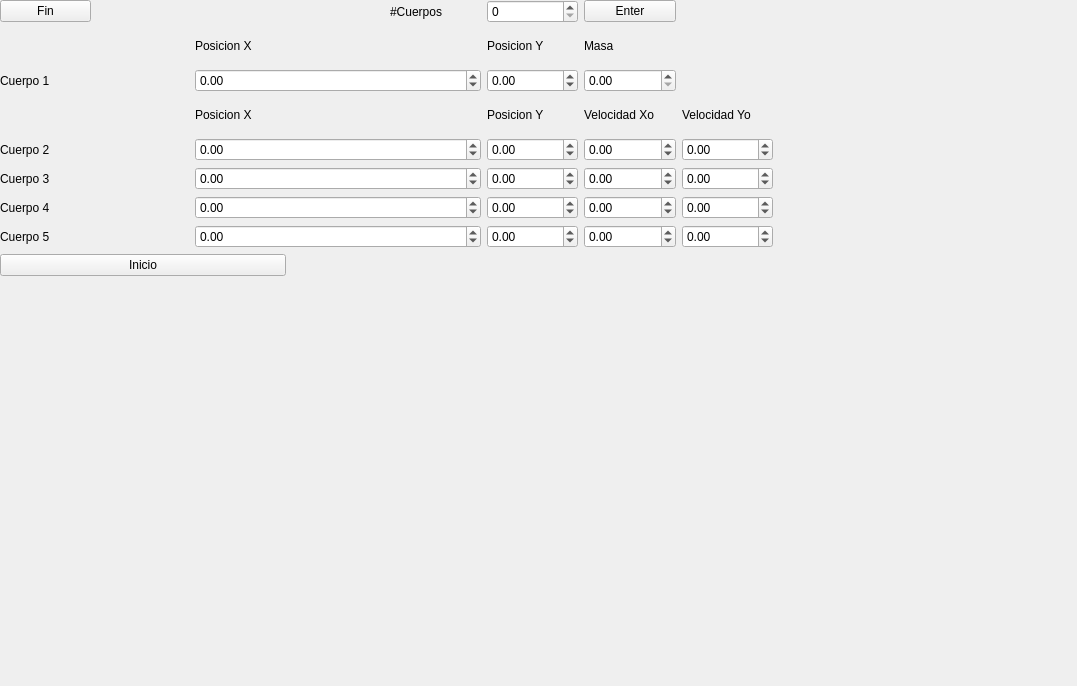
<?xml version="1.0" encoding="UTF-8"?>
<ui version="4.0">
 <class>MainWindow</class>
 <widget class="QMainWindow" name="MainWindow">
  <property name="geometry">
   <rect>
    <x>0</x>
    <y>0</y>
    <width>1077</width>
    <height>686</height>
   </rect>
  </property>
  <property name="windowTitle">
   <string>MainWindow</string>
  </property>
  <widget class="QWidget" name="centralwidget">
   <widget class="QWidget" name="layoutWidget">
    <property name="geometry">
     <rect>
      <x>0</x>
      <y>0</y>
      <width>773</width>
      <height>276</height>
     </rect>
    </property>
    <layout class="QGridLayout" name="gridLayout">
     <item row="7" column="6">
      <widget class="QDoubleSpinBox" name="VX5">
       <property name="minimum">
        <double>-99999999999999995280522225138166806691251291352861698530421623488512.000000000000000</double>
       </property>
       <property name="maximum">
        <double>100000000000000004384584304507619735463404765184.000000000000000</double>
       </property>
      </widget>
     </item>
     <item row="0" column="5">
      <widget class="QSpinBox" name="numeroc"/>
     </item>
     <item row="6" column="5">
      <widget class="QDoubleSpinBox" name="Y4">
       <property name="minimum">
        <double>-99999999999999999322094867436162797646170844194406400.000000000000000</double>
       </property>
       <property name="maximum">
        <double>100000000000000000620008645040778319495168.000000000000000</double>
       </property>
      </widget>
     </item>
     <item row="4" column="0" colspan="2">
      <widget class="QLabel" name="cuerpo2">
       <property name="text">
        <string>Cuerpo 2</string>
       </property>
      </widget>
     </item>
     <item row="6" column="0" colspan="2">
      <widget class="QLabel" name="cuerpo4">
       <property name="text">
        <string>Cuerpo 4</string>
       </property>
      </widget>
     </item>
     <item row="3" column="5">
      <widget class="QLabel" name="y">
       <property name="text">
        <string>Posicion Y</string>
       </property>
      </widget>
     </item>
     <item row="1" column="5">
      <widget class="QLabel" name="y2">
       <property name="text">
        <string>Posicion Y</string>
       </property>
      </widget>
     </item>
     <item row="1" column="6">
      <widget class="QLabel" name="masa2">
       <property name="text">
        <string>Masa</string>
       </property>
      </widget>
     </item>
     <item row="3" column="7">
      <widget class="QLabel" name="vy">
       <property name="text">
        <string>Velocidad Yo</string>
       </property>
      </widget>
     </item>
     <item row="3" column="2" colspan="2">
      <widget class="QLabel" name="x">
       <property name="text">
        <string>Posicion X</string>
       </property>
      </widget>
     </item>
     <item row="7" column="5">
      <widget class="QDoubleSpinBox" name="Y5">
       <property name="minimum">
        <double>-99999999999999996863366107917975552.000000000000000</double>
       </property>
       <property name="maximum">
        <double>9999999999999999538762658202121142272.000000000000000</double>
       </property>
      </widget>
     </item>
     <item row="1" column="2">
      <widget class="QLabel" name="x2">
       <property name="text">
        <string>Posicion X</string>
       </property>
      </widget>
     </item>
     <item row="6" column="6">
      <widget class="QDoubleSpinBox" name="VX4">
       <property name="minimum">
        <double>-100000000000000007629769841091887003294964970946560.000000000000000</double>
       </property>
       <property name="maximum">
        <double>10000000000000000102350670204085511496304388135324745728.000000000000000</double>
       </property>
      </widget>
     </item>
     <item row="4" column="7">
      <widget class="QDoubleSpinBox" name="Vyo">
       <property name="minimum">
        <double>-10000000000000000470601344959054695891559601407866630764278709534898249531392.000000000000000</double>
       </property>
       <property name="maximum">
        <double>999999999999999926539781176481198923508803215199467887262646419780362305536.000000000000000</double>
       </property>
      </widget>
     </item>
     <item row="0" column="0">
      <widget class="QPushButton" name="pushButton_2">
       <property name="text">
        <string>Fin</string>
       </property>
      </widget>
     </item>
     <item row="4" column="6">
      <widget class="QDoubleSpinBox" name="Vxo">
       <property name="minimum">
        <double>-10000000000000000139372116959414099130712064.000000000000000</double>
       </property>
       <property name="maximum">
        <double>10000000000000000102350670204085511496304388135324745728.000000000000000</double>
       </property>
      </widget>
     </item>
     <item row="5" column="6">
      <widget class="QDoubleSpinBox" name="VX3">
       <property name="minimum">
        <double>-9999999999999999493871352970740188669636450110134100730839040.000000000000000</double>
       </property>
       <property name="maximum">
        <double>10000000000000000213204190094543968723012578712679649467743338496.000000000000000</double>
       </property>
      </widget>
     </item>
     <item row="4" column="5">
      <widget class="QDoubleSpinBox" name="Yo">
       <property name="minimum">
        <double>-99999999999999999322094867436162797646170844194406400.000000000000000</double>
       </property>
       <property name="maximum">
        <double>10000000000000000146306952306748730309700429878646550592786107871697963642511482159104.000000000000000</double>
       </property>
      </widget>
     </item>
     <item row="7" column="7">
      <widget class="QDoubleSpinBox" name="VY5">
       <property name="minimum">
        <double>-9999999999999999931398190359470212947659194368.000000000000000</double>
       </property>
       <property name="maximum">
        <double>1000000000000000048346692115553659057528394845890514255872.000000000000000</double>
       </property>
      </widget>
     </item>
     <item row="4" column="2" colspan="3">
      <widget class="QDoubleSpinBox" name="Xo">
       <property name="minimum">
        <double>-9999999999999999464902769475481793196872414789632.000000000000000</double>
       </property>
       <property name="maximum">
        <double>9999999999999999438119489974413630815797154428513196965888.000000000000000</double>
       </property>
      </widget>
     </item>
     <item row="6" column="2" colspan="3">
      <widget class="QDoubleSpinBox" name="X4">
       <property name="minimum">
        <double>-1000000000000000078291540404596243842305360299886116864.000000000000000</double>
       </property>
       <property name="maximum">
        <double>99999999999999999322094867436162797646170844194406400.000000000000000</double>
       </property>
      </widget>
     </item>
     <item row="6" column="7">
      <widget class="QDoubleSpinBox" name="VY4">
       <property name="minimum">
        <double>-9999999999999999464902769475481793196872414789632.000000000000000</double>
       </property>
       <property name="maximum">
        <double>9999999999999999932209486743616279764617084419440640.000000000000000</double>
       </property>
      </widget>
     </item>
     <item row="2" column="5">
      <widget class="QDoubleSpinBox" name="YI">
       <property name="minimum">
        <double>-1000000000000000078291540404596243842305360299886116864.000000000000000</double>
       </property>
       <property name="maximum">
        <double>10000000000000000213204190094543968723012578712679649467743338496.000000000000000</double>
       </property>
      </widget>
     </item>
     <item row="5" column="7">
      <widget class="QDoubleSpinBox" name="VY3">
       <property name="minimum">
        <double>-1000000000000000044885712678075916785549312.000000000000000</double>
       </property>
       <property name="maximum">
        <double>9999999999999999932209486743616279764617084419440640.000000000000000</double>
       </property>
      </widget>
     </item>
     <item row="2" column="2" colspan="3">
      <widget class="QDoubleSpinBox" name="XI">
       <property name="minimum">
        <double>-10000000000000000139372116959414099130712064.000000000000000</double>
       </property>
       <property name="maximum">
        <double>99999999999999999322094867436162797646170844194406400.000000000000000</double>
       </property>
      </widget>
     </item>
     <item row="5" column="2" colspan="3">
      <widget class="QDoubleSpinBox" name="X3">
       <property name="minimum">
        <double>-99999999999999999209038626283633850822756121694230455365568299008.000000000000000</double>
       </property>
       <property name="maximum">
        <double>1000000000000000044885712678075916785549312.000000000000000</double>
       </property>
      </widget>
     </item>
     <item row="7" column="2" colspan="3">
      <widget class="QDoubleSpinBox" name="X5">
       <property name="minimum">
        <double>-100000000000000007629769841091887003294964970946560.000000000000000</double>
       </property>
       <property name="maximum">
        <double>99999999999999997748809823456034029568.000000000000000</double>
       </property>
      </widget>
     </item>
     <item row="5" column="0" colspan="2">
      <widget class="QLabel" name="cuerpo3">
       <property name="text">
        <string>Cuerpo 3</string>
       </property>
      </widget>
     </item>
     <item row="0" column="6">
      <widget class="QPushButton" name="pushButton_3">
       <property name="text">
        <string>Enter</string>
       </property>
      </widget>
     </item>
     <item row="2" column="6">
      <widget class="QDoubleSpinBox" name="masa">
       <property name="maximum">
        <double>9999999999999999827367757839185598317239782875580932278577147150336.000000000000000</double>
       </property>
      </widget>
     </item>
     <item row="8" column="0" colspan="3">
      <widget class="QPushButton" name="pushButton">
       <property name="text">
        <string>Inicio</string>
       </property>
      </widget>
     </item>
     <item row="7" column="0" colspan="2">
      <widget class="QLabel" name="cuerpo5">
       <property name="text">
        <string>Cuerpo 5</string>
       </property>
      </widget>
     </item>
     <item row="0" column="4">
      <widget class="QLabel" name="numc">
       <property name="text">
        <string>#Cuerpos</string>
       </property>
      </widget>
     </item>
     <item row="5" column="5">
      <widget class="QDoubleSpinBox" name="Y3">
       <property name="minimum">
        <double>-999999999999999993220948674361627976461708441944064.000000000000000</double>
       </property>
       <property name="maximum">
        <double>1000000000000000048346692115553659057528394845890514255872.000000000000000</double>
       </property>
      </widget>
     </item>
     <item row="3" column="6">
      <widget class="QLabel" name="vx">
       <property name="text">
        <string>Velocidad Xo</string>
       </property>
      </widget>
     </item>
     <item row="2" column="0">
      <widget class="QLabel" name="cuerpo1">
       <property name="text">
        <string>Cuerpo 1</string>
       </property>
      </widget>
     </item>
    </layout>
   </widget>
   <widget class="QLabel" name="Bola">
    <property name="geometry">
     <rect>
      <x>710</x>
      <y>480</y>
      <width>31</width>
      <height>21</height>
     </rect>
    </property>
    <property name="text">
     <string/>
    </property>
    <property name="pixmap">
     <pixmap resource="imagen.qrc">:/bola1.jpg</pixmap>
    </property>
    <property name="scaledContents">
     <bool>true</bool>
    </property>
   </widget>
   <widget class="QLabel" name="Bola1">
    <property name="geometry">
     <rect>
      <x>640</x>
      <y>460</y>
      <width>31</width>
      <height>21</height>
     </rect>
    </property>
    <property name="text">
     <string/>
    </property>
    <property name="pixmap">
     <pixmap resource="imagenes.qrc">:/bola.jpg</pixmap>
    </property>
    <property name="scaledContents">
     <bool>true</bool>
    </property>
   </widget>
   <widget class="QLabel" name="Bola_3">
    <property name="geometry">
     <rect>
      <x>610</x>
      <y>530</y>
      <width>31</width>
      <height>21</height>
     </rect>
    </property>
    <property name="text">
     <string/>
    </property>
    <property name="pixmap">
     <pixmap resource="bola3.qrc">:/bola3.jpg</pixmap>
    </property>
    <property name="scaledContents">
     <bool>true</bool>
    </property>
   </widget>
   <widget class="QLabel" name="Bola_2">
    <property name="geometry">
     <rect>
      <x>580</x>
      <y>480</y>
      <width>31</width>
      <height>21</height>
     </rect>
    </property>
    <property name="text">
     <string/>
    </property>
    <property name="pixmap">
     <pixmap resource="bola2.qrc">:/bola2.jpg</pixmap>
    </property>
    <property name="scaledContents">
     <bool>true</bool>
    </property>
   </widget>
   <widget class="QLabel" name="Bola_4">
    <property name="geometry">
     <rect>
      <x>710</x>
      <y>570</y>
      <width>31</width>
      <height>21</height>
     </rect>
    </property>
    <property name="text">
     <string/>
    </property>
    <property name="pixmap">
     <pixmap resource="bola4.qrc">:/bola4.jpg</pixmap>
    </property>
    <property name="scaledContents">
     <bool>true</bool>
    </property>
   </widget>
  </widget>
 </widget>
 <resources>
  <include location="bola2.qrc"/>
  <include location="imagen.qrc"/>
  <include location="bola4.qrc"/>
  <include location="bola3.qrc"/>
  <include location="imagenes.qrc"/>
 </resources>
 <connections/>
</ui>
